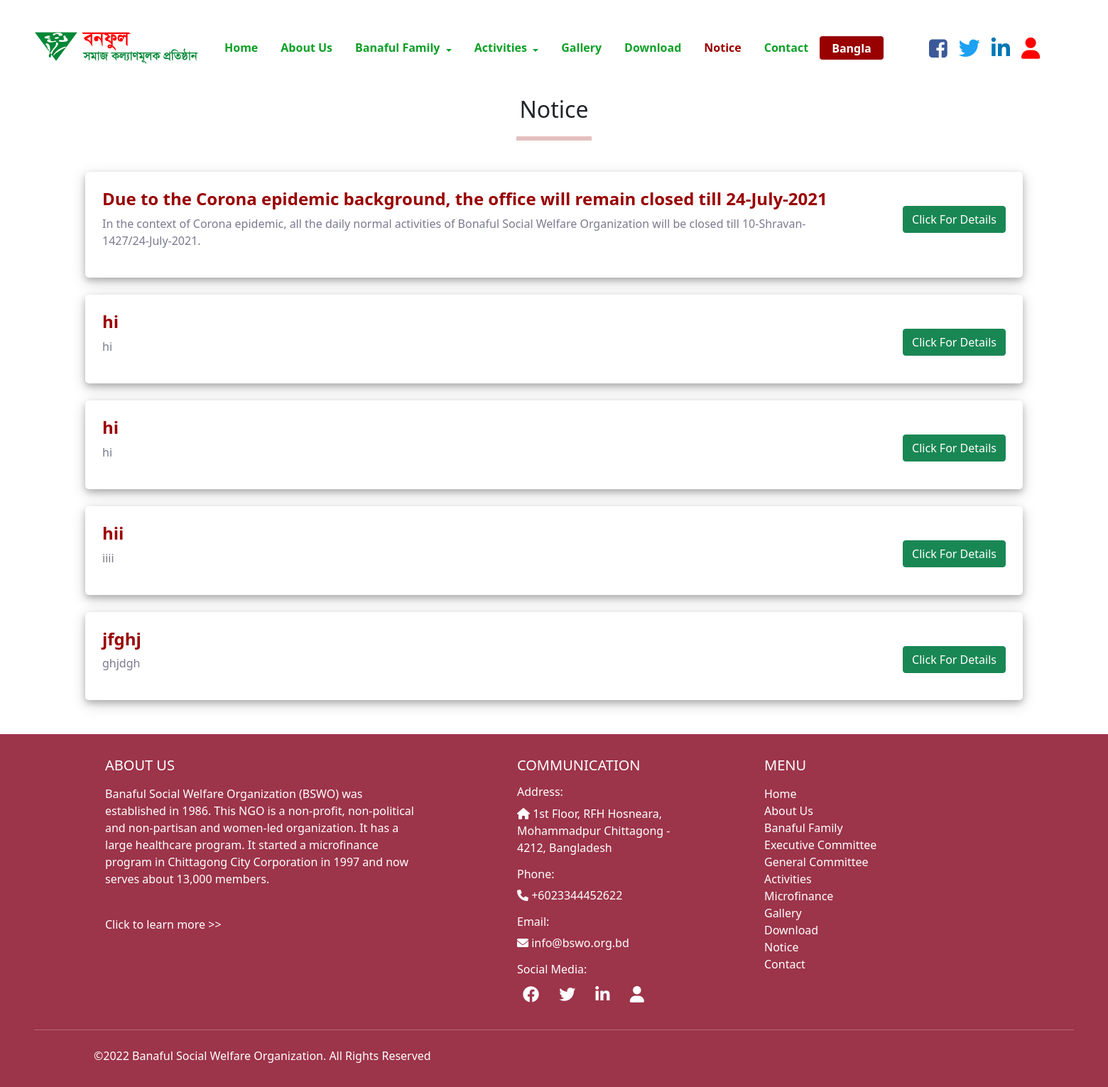
The app's page /bswo/notice.php with its own data.
### tables this page shows
CREATE TABLE `notice` (
  `title` varchar(100) NOT NULL,
  `notice_id` int(11) NOT NULL,
  `details` varchar(1000) NOT NULL,
  `image` varchar(100) NOT NULL,
  `date` date DEFAULT NULL
);

### bswo/notice.php (the view, shortened to what this page needs)
<?php
include "dbConnection.php";
?>
<html lang="en">
<head>
    <link rel="stylesheet" href="https://cdn.jsdelivr.net/npm/bootstrap@5.1.3/dist/css/bootstrap.min.css">
    <link rel="stylesheet" href="https://cdnjs.cloudflare.com/ajax/libs/font-awesome/6.0.0/css/all.min.css">
    <link href="style.css" rel="stylesheet" type="text/css">
    <link rel="stylesheet" href="https://cdnjs.cloudflare.com/ajax/libs/font-awesome/4.7.0/css/font-awesome.min.css">
</head>
<body class="home">
    <header class="header">
        <nav class="navbar navbar-expand-lg">
            <div class="container-fluid">
                <a class="navbar-brand ms-lg-3 ps-lg-3 pb-lg-0" href="home.php">
                    <img src="images/logo1.png" style="width: 240px; height:135px" alt="logo" class="logo">
                </a>
                <div class="collapse navbar-collapse justify-content-between" id="navbarNavDropdown">
                    <ul class="navbar-nav ms-auto mb-2 mb-lg-0" style="min-width: 1000px;">
                        <li class="nav-item">
                            <a class="nav-link" href="home.php">Home</a>
                        </li>
                        <li class="nav-item">
                            <a class="nav-link" href="about.php">About Us</a>
                        </li>
                        <li class="nav-item dropdown">
                            <a href="#" style="text-decoration: none; display: inline-flex; margin-top: 0.2rem; margin-left: 1rem;">Banaful
                                Family</a>
                            <a class="nav-link dropdown-toggle ps-0" href="#" id="navbarDropdownMenuLink" data-toggle="dropdown" aria-haspopup="true" aria-expanded="false" style="display: inline-flex;">
                            </a>
                        </li>
                        <li class="nav-item dropdown">
                            <a href="activities.php" style="text-decoration: none; display: inline-flex; margin-top: 0.2rem; margin-left: 1rem;">Activities</a>
                            <a class="nav-link dropdown-toggle ps-0" href="#" id="navbarDropdownMenuLink" data-toggle="dropdown" aria-haspopup="true" aria-expanded="false" style="display: inline-flex;">
                            </a>
                        </li>
                        <li class="nav-item">
                            <a class="nav-link" href="gallery.php">Gallery</a>
                        </li>
                        <li class="nav-item">
                            <a class="nav-link" href="download.php">Download</a>
                        </li>
                        <li class="nav-item">
                            <a class="nav-link" href="notice.php" style="color: #990000;">Notice</a>
                        </li>
                        <li class="nav-item">
                            <a class="nav-link" href="contact.php">Contact</a>
                        </li>
                        <li class="nav-item">
                            <button class="btn" type="submit" style="background-color:#990000; color:white; font-weight:bold; padding: .2rem 1rem;">Bangla</button>
                        </li>
                    </ul>
                    <ul class="navbar-nav ms-auto me-lg-5 pe-lg-5" style="font-size: 30px;">
                        <li class="nav-item px-2">
                            <a href="https://www.facebook.com/BSWO.org/" style="color:#3b5998;"> <i class="fa fa-facebook-square"></i> </a>
                        </li>
                        <li class="nav-item px-2">
                            <a href="https://twitter.com/bswo.org" style="color:	#1DA1F2;"> <i class="fab fa-twitter"></i> </a>
                        </li>
                        <li class="nav-item px-2">
                            <a href="https://www.linkedin.com/in/bswo" style="color:#0077b5;"> <i class="fab fa-linkedin-in"></i> </a>
                        </li>
                        <li class="nav-item px-2">
                            <a href="login.php" style="color:	#FF0000;"> <i class="fa-solid fa-user"></i> </a>
                        </li>
                    </ul>
                </div>
            </div>
        </nav>
    </header>
    <div class="container">
        <div class="row justify-content-center text-center">
            <h2 class="mb-3 font-weight-bold">Notice</h2>
            <hr allign="center" style="height:6px; width:8%; background-color:#990000; margin-top: 3px; margin-bottom:20px;">
        </div>
    </div>
    <div class="container-fluid">
        <?php
        $query = "SELECT * FROM `notice`";
        $result = mysqli_query($conn, $query);
        while ($row = mysqli_fetch_array($result)) {
        ?>
            <div class="row my-4">
                <div class="col">
                    <div class="container p-4 text-center" style="box-shadow: 0 4px 8px 0 rgba(0, 0, 0, 0.2), 0 6px 20px 0 rgba(0, 0, 0, 0.19); border-radius:
                    5px;">
                        <div class="row">
                            <div class="col-lg-10 text-start">
                                <h4 style="color: #990000; font-weight: bold;"><?php echo $row['title'] ?></h4>
                                <p style="color: #7A7A8F; font-weight: 500;">
                                    <?php echo $row['details'] ?>
                                </p>
                            </div>
                            <div class="col-lg-2">
                                <br>
                                <a href="others.html" class="btn btn-success" style="float: right;">Click For Details</a>
                            </div>
                        </div>
                    </div>
                </div>
            </div>
        <?php } ?>
    </div>
    <footer class="text-white py-3 mt-5" style="background-color: #9C344A;">
        <div class="container-fluid me-lg-5 px-lg-5">
            <div class="row px-lg-5">
                <div class="col-md-5 col-lg-5 col-xl-5 mx-auto mt-3" style="padding: 0rem 4rem;">
                    <h5 class="text-uppercase mb-3 font-weight-bold">ABOUT US</h5>
                    <p>Banaful Social Welfare Organization (BSWO) was established in 1986. This NGO is a non-profit,
                        non-political and non-partisan and women-led organization. It has a large healthcare program. It
                        started a microfinance program in Chittagong City Corporation in 1997 and now serves about
                        13,000 members.</p>
                    <br>
                    <p>
                        <a href="about.php" class="text-white" style="text-decoration: none;">Click to learn more >></a>
                    </p>
                </div>
                <div class="col-md-5 col-lg-5 col-xl-3 mx-auto mt-3" style="padding: 0rem 4rem;">
                    <h5 class="text-uppercase mb-3 font-weight-bold">Communication</h5>
                    <p>
                    <h6 class="text-white">Address:</h6>
                    <i class="fas fa-home mr-3"></i> 1st Floor, RFH Hosneara, Mohammadpur Chittagong - 4212, Bangladesh
                    </p>
                    <p>
                    <h6 class="text-white">Phone:</h6>
                    <i class="fas fa-phone mr-3"></i> +6023344452622
                    </p>
                    <p>
                    <h6 class="text-white">Email:</h6>
                    <i class="fas fa-envelope mr-3"></i> info@bswo.org.bd
                    </p>
                    <p>
                    <h6 class="text-white">Social Media:</h6>
                    <ul class="list-unstyled list-inline">
                        <li class="list-inline-item">
                            <a href="https://www.facebook.com/BSWO.org/" class="btn-floating btn-sm text-white" style="font-size: 23px;"><i class="fab fa-facebook"></i></a>
                        </li>
                        <li class="list-inline-item">
                            <a href="https://twitter.com/bswo.org" class="btn-floating btn-sm text-white" style="font-size: 23px;"><i class="fab fa-twitter"></i></a>
                        </li>
                        <li class="list-inline-item">
                            <a href="https://www.linkedin.com/in/bswo" class="btn-floating btn-sm text-white" style="font-size: 23px;"><i class="fab fa-linkedin-in"></i></a>
                        </li>
                        <li class="list-inline-item">
                            <a href="login.php" class="btn-floating btn-sm text-white" style="font-size: 23px;"><i class="fa-solid fa-user"></i></a>
                        </li>
                    </ul>
                    </p>
                </div>
                <div class="col-md-2 col-lg-2 col-xl-4 mx-auto mt-3" style="padding: 0rem 4rem;">
                    <h5 class="text-uppercase mb-3 font-weight-bold">Menu</h5>
                    <p>
                        <a href="home.php" class="text-white" style="text-decoration: none;"> Home</a>
                        <br>
                        <a href="about.php" class="text-white" style="text-decoration: none;"> About Us</a>
                        <br>
                        <a href="staff.php" class="text-white" style="text-decoration: none;"> Banaful Family</a>
                        <br>
                        <a href="executive_committee.php" class="text-white" style="text-decoration: none;"> Executive Committee</a>
                        <br>
                        <a href="general_committee.php" class="text-white" style="text-decoration: none;"> General Committee</a>
                        <br>
                        <a href="activities.php" class="text-white" style="text-decoration: none;"> Activities</a>
                        <br>
                        <a href="microfinance.php" class="text-white" style="text-decoration: none;"> Microfinance</a>
                        <br>
                        <a href="gallery.php" class="text-white" style="text-decoration: none;"> Gallery</a>
                        <br>
                        <a href="download.php" class="text-white" style="text-decoration: none;"> Download</a>
                        <br>
                        <a href="notice.php" class="text-white" style="text-decoration: none;"> Notice</a>
                        <br>
                        <a href="contact.php" class="text-white" style="text-decoration: none;"> Contact</a>
                    </p>
                </div>
            </div>
            <hr class="mb-4">
            <div class="row px-lg-5">
                <div class="col-md-7 col-lg-8 ps-lg-5">
                    <p> ©2022 Banaful Social Welfare Organization. All Rights Reserved
                    </p>
                </div>
                <div class="col-md-5 col-lg-4">
                </div>
            </div>
        </div>
    </footer>
</body>
</html>

### bswo/style.css (style rules this page uses)
.navbar { padding: 0rem 0rem; }
.navbar-brand { padding: 0rem 0rem; }
.navbar-nav .nav-item .nav-link { padding: 0.2rem 1rem; }
.navbar-nav a { color: #0da026; font-weight:bold; }

### records on screen
notice: title "Due to the Corona epidemic background, the office will remain closed till 24-July-2021", details "In the context of Corona epidemic, all the daily normal activities of Bonaful Social Welfare Organization will be closed till 10-Shravan-1427/24-July-2021."
notice: title "hi", details "hi"
notice: title "hi", details "hi"
notice: title "hii", details "iiii"
notice: title "jfghj", details "ghjdgh"
